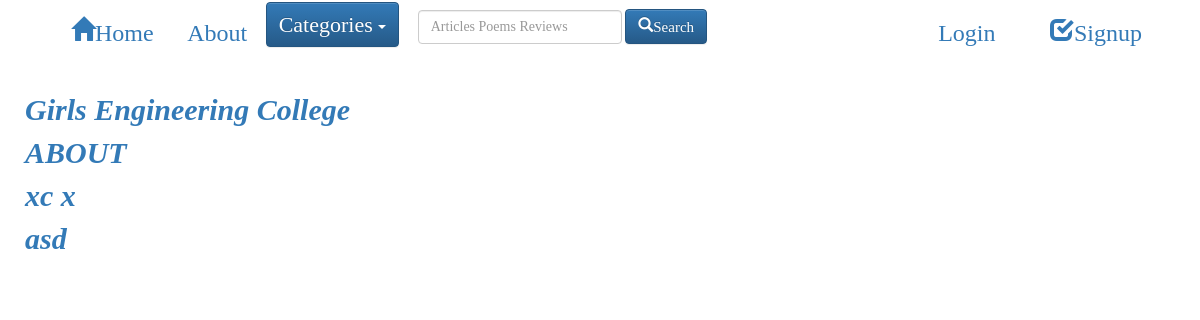
The page /articles/ on the database as committed earlier.
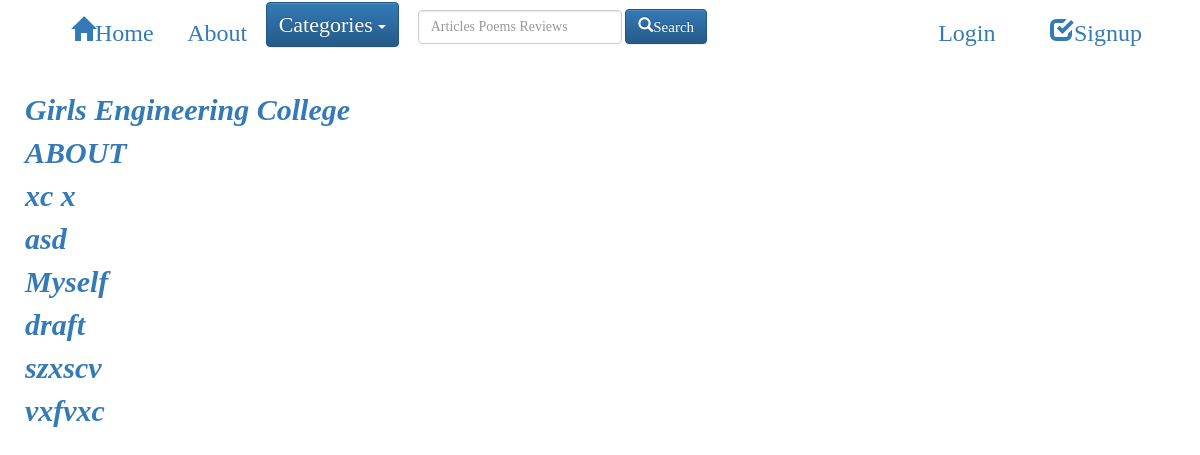
The same page on the database as committed later.
### blog/models.py (models this page shows, shortened)
class Post(models.Model):
    author = models.ForeignKey('auth.User')
    title = models.CharField(max_length=200)
    text = models.TextField()
    created_date = models.DateTimeField(
            default=timezone.now)
    published_date = models.DateTimeField(blank=True, null=True, default=None)
    category = models.ForeignKey('blog.Category', related_name='posts')
    drafts = models.BooleanField(default=False)
    publish=models.DateField(auto_now=False,auto_now_add=False)  #this is the to publish date
    image=models.ImageField(upload_to=upload_location,null=True,blank=True,width_field="width_field",height_field="height_field")
    width_field=models.IntegerField(default=0)
    height_field=models.IntegerField(default=0)

### blog/views.py (the view)
# urls.py: url(r'^articles/$', views.article_pg, name='article_pg'),
def article_pg(request):
    posts = Post.objects.all()
    categories = Category.objects.all
    context = {
        'posts': posts,
        'categories': categories,
    }
    return render(request, 'blog/article_pg.html', context)

### blog/templates/blog/article_pg.html
{%extends 'blog/base.html' %}
{%block article%}
{%for post in posts%}
{%if post.category.category_type == "Articles"%}
<div class="postA">
<h4><a href="{% url 'post_detail' pk=post.pk %}" >{{ post.title }}</a></h4>
{%endif%}
{%endfor%}
{%endblock%}

Rows that differ between the two databases and show on the page:
added Post: title "Myself"
added Post: title "draft"
added Post: title "szxscv"
added Post: title "vxfvxc"
